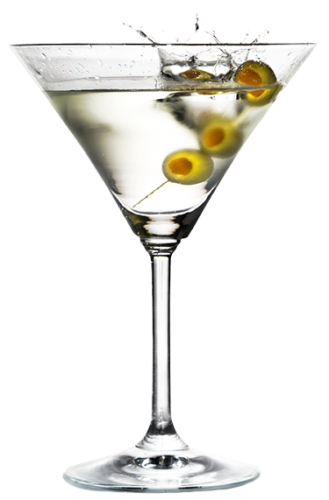
#> input picture Transparent_Martini_PNG_Clipart-621.png, 329 x 500 px; its folder holds only this picture in this run
$ python -i InstaBoost.py   (imports and definitions only)
#> lines starting #> are read from the running program, lines starting #| are printed output that depends on the picture
#> further down, picture is the input picture: PIL image 329x500 RGBA; mean R, G, B, A 55, 54.1, 50.4, 63
import numpy as np
from copy import deepcopy
from .get_instance_group import extract
from .affine_transform import transform_image, transform_annotation
from .config import InstaBoostConfig
from .exceptions import *
import cv2
from .pointByHeatmap import paste_position
from PIL import Image, ImageEnhance, ImageOps, ImageFile


# [50 lines left out: function get_new_data, not called in this run]

def randomColor(image):
        """
        对图像进行颜色抖动
        :param image: PIL的图像image
        :return: 有颜色色差的图像image
        """
        random_factor = np.random.randint(0, 31) / 10.  # 随机因子
        color_image = ImageEnhance.Color(image).enhance(random_factor)  # 调整图像的饱和度
        random_factor = np.random.randint(10, 21) / 10.  # 随机因子
        brightness_image = ImageEnhance.Brightness(color_image).enhance(random_factor)  # 调整图像的亮度
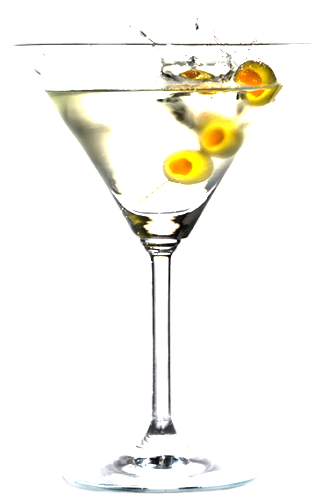
#> brightness_image: PIL image 329x500 RGBA; mean R, G, B, A 65.8, 64.7, 59.1, 63; transparent parts drawn white
        random_factor = np.random.randint(10, 21) / 10.  # 随机因子
        contrast_image = ImageEnhance.Contrast(brightness_image).enhance(random_factor)  # 调整图像对比度
        random_factor = np.random.randint(0, 31) / 10.  # 随机因子
        return ImageEnhance.Sharpness(contrast_image).enhance(random_factor)  # 调整图像锐度

>>> from PIL import Image
>>> picture = Image.open('../Transparent_Martini_PNG_Clipart-621.png')
>>> result = randomColor(picture)

$ run again, on htc.png
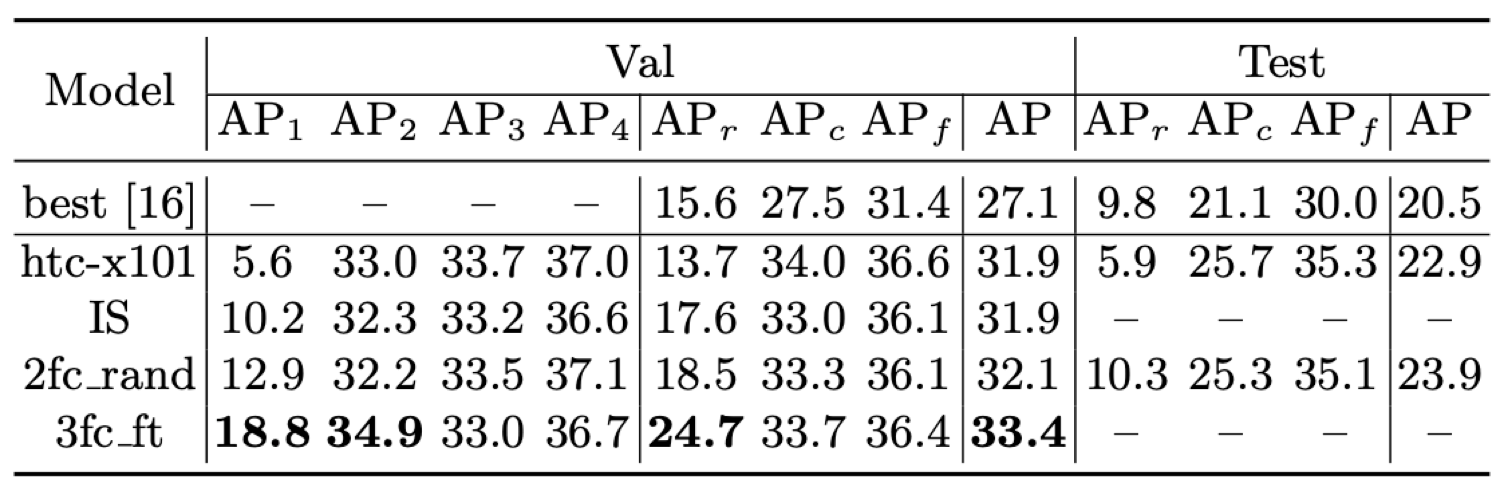
#> input picture htc.png, 1500 x 489 px
#> picture is the input picture: PIL image 1500x489 RGBA; mean R, G, B, A 227.2, 227.2, 227.2, 254
#> in randomColor, `brightness_image = ImageEnhance.Brightness(color_image).enhance(random..`:
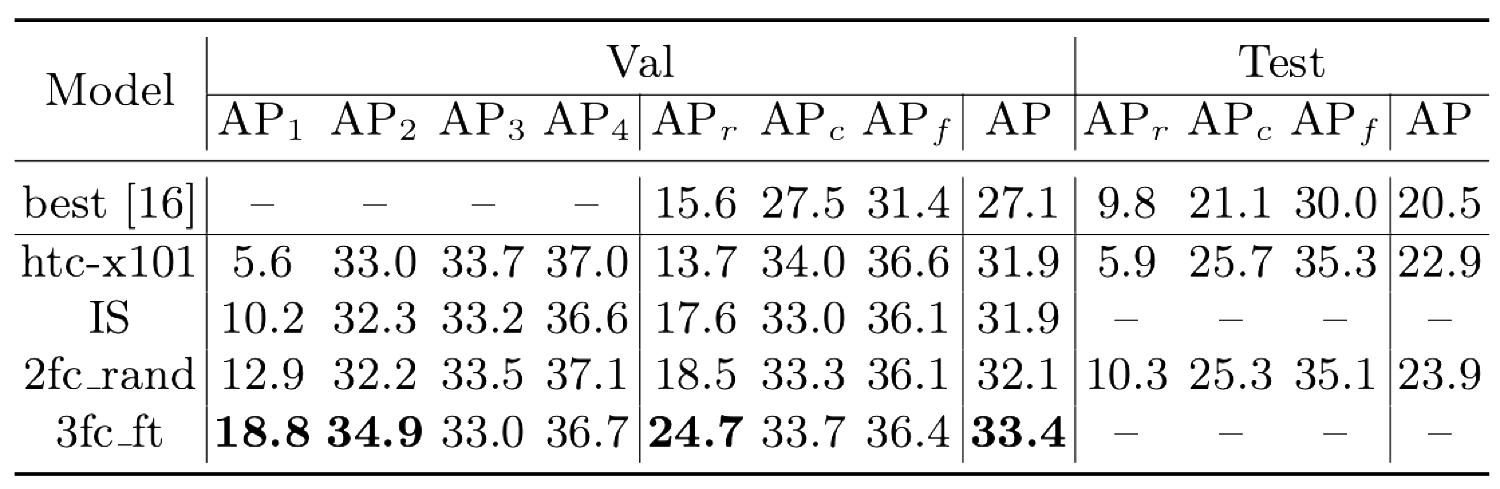
#> brightness_image: PIL image 1500x489 RGBA; mean R, G, B, A 232.8, 232.8, 232.8, 254; transparent parts drawn white
#> in randomColor, `return ImageEnhance.Sharpness(contrast_image).enhance(random_factor)`:
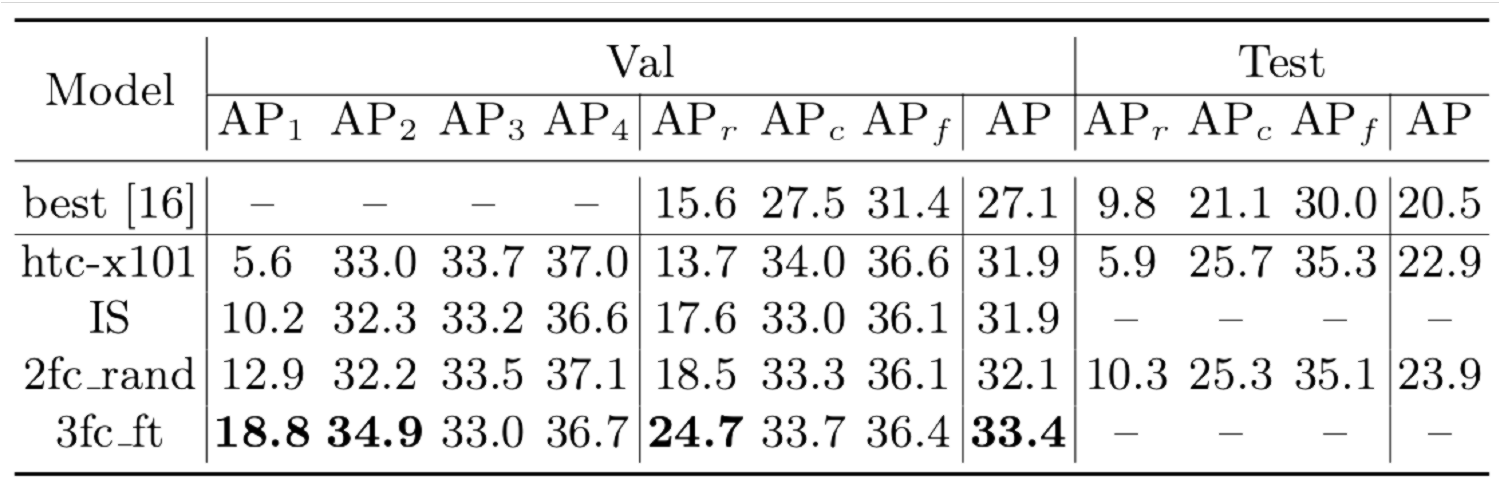
#> returned value: PIL image 1500x489 RGBA; mean R, G, B, A 232.7, 232.7, 232.7, 254; transparent parts drawn white

$ run again, on mrcnn-lvis.png
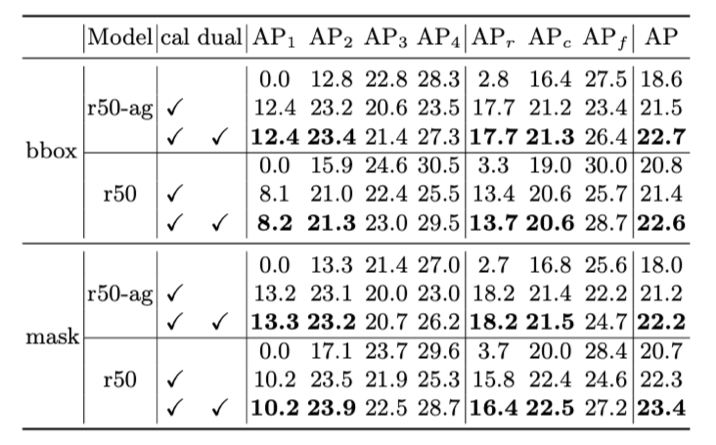
#> input picture mrcnn-lvis.png, 716 x 445 px
#> picture is the input picture: PIL image 716x445 RGBA; mean R, G, B, A 230.2, 230.2, 230.2, 254.1
#> in randomColor, `brightness_image = ImageEnhance.Brightness(color_image).enhance(random..`:
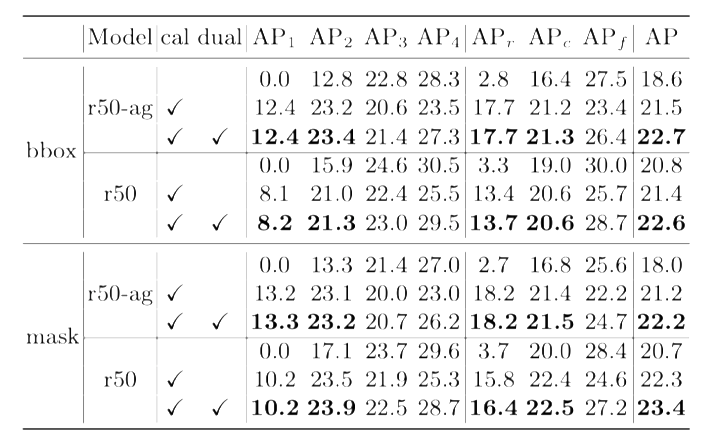
#> brightness_image: PIL image 716x445 RGBA; mean R, G, B, A 240.1, 240.1, 240.1, 254.1; transparent parts drawn white

$ run again, on mrcnn_cocolt.png
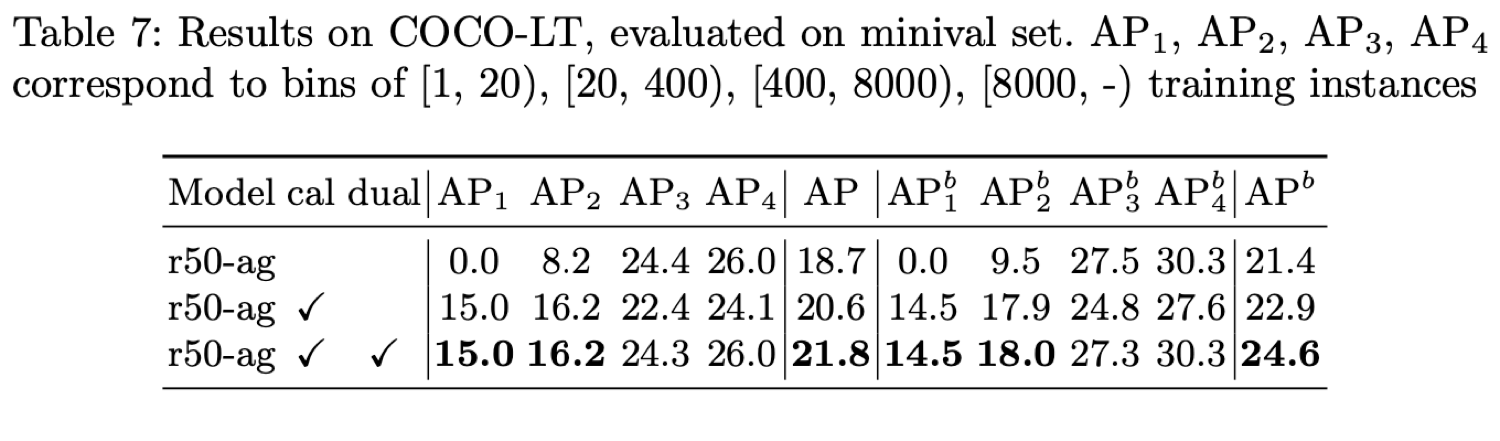
#> input picture mrcnn_cocolt.png, 1500 x 441 px
#> picture is the input picture: PIL image 1500x441 RGBA; mean R, G, B, A 233, 233, 233, 253.8
#> in randomColor, `brightness_image = ImageEnhance.Brightness(color_image).enhance(random..`:
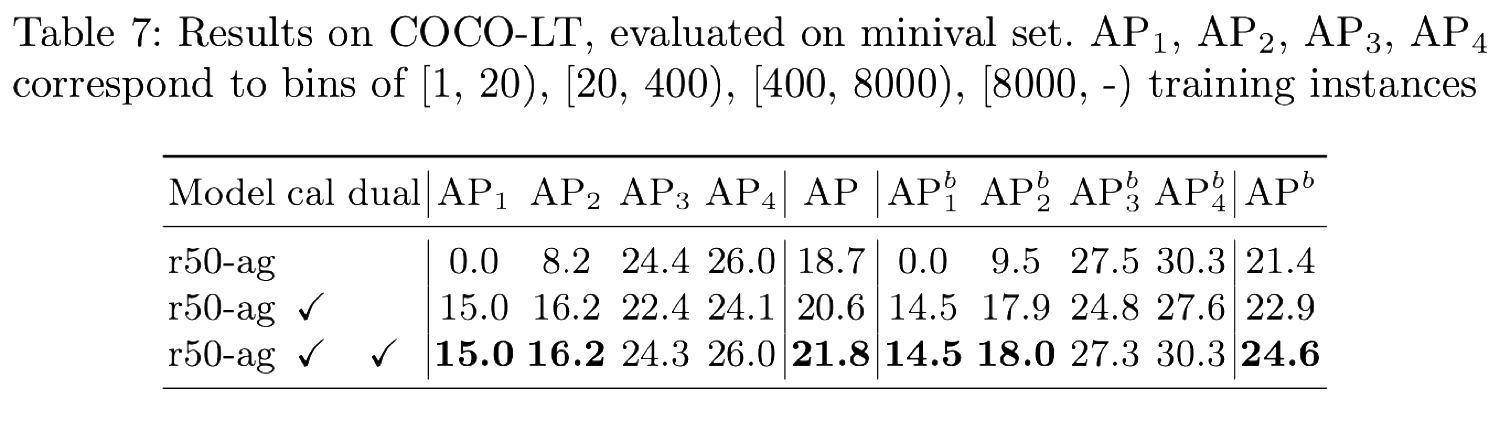
#> brightness_image: PIL image 1500x441 RGBA; mean R, G, B, A 237.2, 237.2, 237.2, 253.8; transparent parts drawn white
